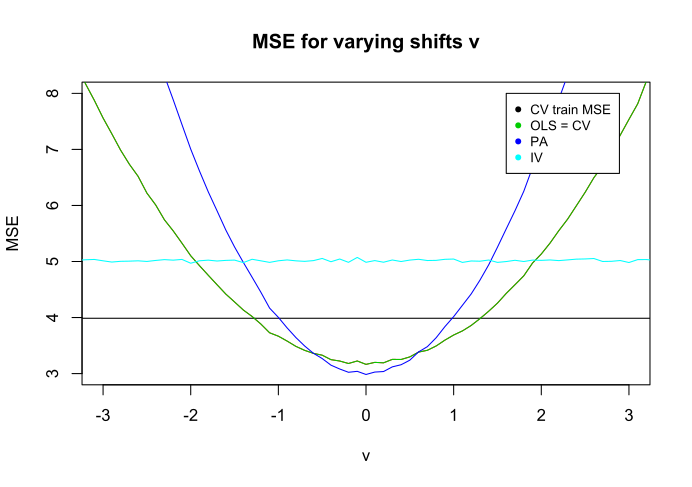

This chart was generated by the following R code:
# Optimal gamma calculations using Leave-one-evnironment-out cross
# validation in example 2 in Anchor Regression - Rothenhaeuser 2020
#
# Author: Maic Rakitta
# Date: 23.09.20
##########################################################################
set.seed(1)

n <- 1000 # number of samples from unpertubed and pertubed distribution

# initialize training data
library(extraDistr) # for rademacher distribution
A <- rsign(n)
epsH.train <- rnorm(n)
epsX.train <- rnorm(n)
epsY.train <- rnorm(n)

H.train <- epsH.train
X.train <- A+H.train+epsX.train
Y.train <- X.train+2*H.train+epsY.train


##########################################################################
# Anchor regression
anchor.regression <- function(X, Y, A, gamma, n){
  
  P.A <- A%*%solve(t(A)%*%A)%*%t(A)
  W <- diag(n)-(1-sqrt(gamma))*P.A
  
  Y.tilde <- W%*%Y
  X.tilde <- W%*%X
  
  fit <- lm(Y.tilde~X.tilde-1)
}

# PA = AR for gamma = 0
fit.PA <- anchor.regression(X.train, Y.train, A, 0, n)
b.PA <- coef(fit.PA)

# OLS = AR for gamma = 1
fit.OLS <- anchor.regression(X.train, Y.train, A, 1, n)
b.OLS <- coef(fit.OLS)

# IV - 2SLS
fit.2SLS.step <- lm(X.train~A-1)
X.train.hat <- fitted.values(fit.2SLS.step)
fit.IV <- lm(Y.train~X.train.hat-1)
b.IV <- coef(fit.IV)

##########################################################################
# LOEO Cross Validation
data <- data.frame(Y=Y.train,X=X.train, A=A) # create data frame for CV

# initialize
k <- 2
gamma.CV <- seq(0,5,by=0.01)
MSE.CV.matrix <- matrix(nrow = length(gamma.CV), ncol = k)

for (g in 1:length(gamma.CV)) { # iterating over different gammas
  
  folds <- c(-1,1)
  
  for (out in 1:k) { # iterating over folds
    
    # split the data into CV training and test sets
    train <- data[A!=folds[out],]
    test <- data[A==folds[out],]
    
    # build the models
    model <- anchor.regression(train$X, train$Y, train$A, gamma.CV[g], nrow(train))
    
    # make predictions on CV test set and compute test MSE
    predictions <- test$X * model$coefficients
    MSE.CV.matrix[g,out] <- mean((test$Y - predictions) ^ 2)
  }
}

MSE.CV <- apply(MSE.CV.matrix,1,mean) # average over the k folds

# chosen optimal gamma with CV
gamma.optimal <- gamma.CV[which(MSE.CV==min(MSE.CV))]
gamma.optimal

##########################################################################
# Fit AR with optimal gamma
fit<- anchor.regression(X.train, Y.train, A, gamma.optimal, n)
b <- coef(fit)

MSE.train <- mean((Y.train - t(X.train)*b) ^ 2)

##########################################################################
# Test CV output on data with different pertubations
v.vec <- seq(-5,5, by=0.1)

nit <- 100
MSE.test <- matrix(nrow=length(v.vec), ncol=nit)
MSE.test.OLS <- matrix(nrow=length(v.vec), ncol=nit)
MSE.test.PA <- matrix(nrow=length(v.vec), ncol=nit)
MSE.test.IV <- matrix(nrow=length(v.vec), ncol=nit)
for (vi in 1:length(v.vec)) {
  v <- v.vec[vi]
  
  for (i in 1:nit) {
    # initialize test data
    epsH.test <- rnorm(n)
    epsX.test <- rnorm(n)
    epsY.test <- rnorm(n)
    
    H.test <- epsH.test
    X.test <- v+H.test+epsX.test
    Y.test <- X.test+2*H.test+epsY.test
    
    MSE.test[vi,i] <- mean((Y.test - t(X.test)*b) ^ 2)
    MSE.test.OLS[vi,i] <- mean((Y.test - t(X.test)*b.OLS) ^ 2)
    MSE.test.PA[vi,i] <- mean((Y.test - t(X.test)*b.PA) ^ 2)
    MSE.test.IV[vi,i] <- mean((Y.test - t(X.test)*b.IV) ^ 2)
  }
}

MSE.test <- apply(MSE.test, 1, mean)
MSE.test.OLS <- apply(MSE.test.OLS, 1, mean)
MSE.test.PA <- apply(MSE.test.PA, 1, mean)
MSE.test.IV <- apply(MSE.test.IV, 1, mean)

plot(v.vec,MSE.test, type = "l", col=2, ylim = c(3,8), ylab = "MSE", xlab = "v", main = "MSE for varying shifts v")
abline(h=MSE.train)
lines(v.vec, MSE.test.OLS, col = 3)
lines(v.vec, MSE.test.PA, col = 4)
lines(v.vec, MSE.test.IV, col = 5)
legend(2.8, 4.5, legend=c("CV train MSE", "CV", "OLS", "PA", "IV"),
       col=c(1, 2, 3, 4, 5), cex=0.8,pch=16)

plot(v.vec,MSE.test, type = "l", col=2, ylim = c(3,8), xlim= c(-3,3), ylab = "MSE", xlab = "v", main = "MSE for varying shifts v")
abline(h=MSE.train)
lines(v.vec, MSE.test.OLS, col = 3)
lines(v.vec, MSE.test.PA, col = 4)
lines(v.vec, MSE.test.IV, col = 5)
legend(1.6, 8, legend=c("CV train MSE", "OLS = CV", "PA", "IV"),
       col=c(1, 3, 4, 5), cex=0.8,pch=16)

##########################################################################
# Comparison to specific shifts
v.spec <- c(1.8,-1.8,3.5)

nit <- 100
b.test <- matrix(nrow=length(v.spec), ncol=nit)
b.OLS <- matrix(nrow=length(v.spec), ncol=nit)
b.PA <- matrix(nrow=length(v.spec), ncol=nit)
b.IV <- matrix(nrow=length(v.spec), ncol=nit)
for (vi in 1:length(v.spec)) {
  v <- v.vec[vi]
  
  for (i in 1:nit) {
    # initialize test data
    epsH.test <- rnorm(n)
    epsX.test <- rnorm(n)
    epsY.test <- rnorm(n)
    
    H.test <- epsH.test
    X.test <- v+H.test+epsX.test
    Y.test <- X.test+2*H.test+epsY.test
    
    fit <- anchor.regression(X.test, Y.test, rep(v,length(Y.test)), gamma.optimal, length(Y.test))
    b.test[vi,i] <- coef(fit)
    
    fit.OLS <- anchor.regression(X.test, Y.test, rep(v,length(Y.test)), 1, length(Y.test))
    b.OLS[vi,i] <- coef(fit.OLS)
    
    fit.PA <- anchor.regression(X.test, Y.test, rep(v,length(Y.test)), 0, length(Y.test))
    b.PA[vi,i] <- coef(fit.PA)
    
    fit.2SLS.step <- lm(X.test~rep(v,length(Y.test))-1)
    X.test.hat <- fitted.values(fit.2SLS.step)
    fit.IV <- lm(Y.test~X.test.hat-1)
    b.IV[vi,i] <- coef(fit.IV)
  }
}

apply(b.test, 1, mean)
apply(b.OLS, 1, mean)
apply(b.PA, 1, mean)
apply(b.IV, 1, mean)
